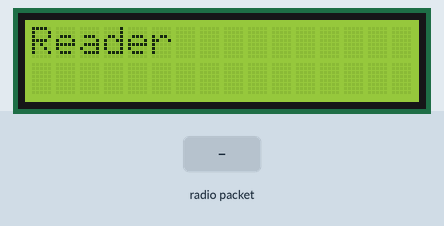
Recording of a sketch running on a simulated Arduino Uno, built with avr-gcc and run on an emulated ATmega328P. Shown: 16×2 character LCD. The test bench sets the inputs (shaded band). No radio packets arrive unless stated; what the sketch prints to the serial monitor is not drawn.

Above: at 1.3 s.
1.4 s: radio packet "1" arrives
At 2.5 s:
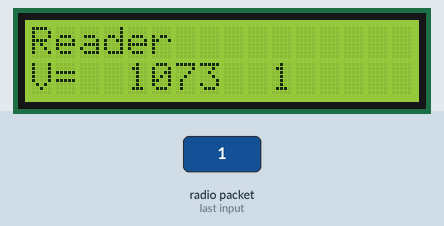
2.9 s: radio packet "0" arrives
At 3.4 s:
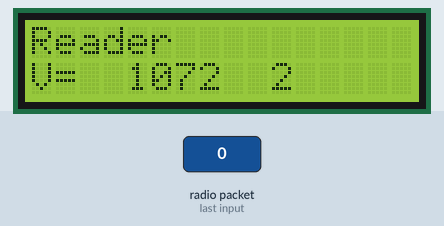
4.4 s: radio packet "2" arrives
At 5.6 s:
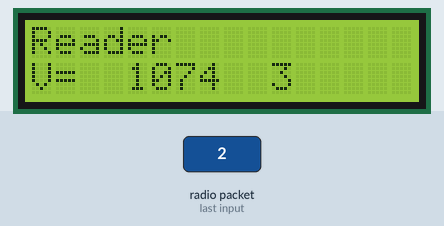
Timing chart, 0 to 7.4 s (numbered marks = the images above; inputs shaded):
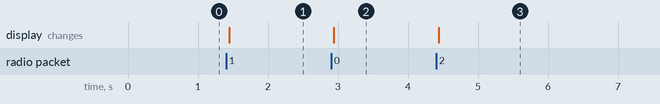

The sketch:

Serveur_lecture_data_315_MHz_13-09-206_ver2.ino
```cpp
/**
 * Exemple de code pour la bibliothèque VirtualWire – Serveur d'envoi de tableau de valeurs
 */

#include <VirtualWire.h>
#include <SoftwareSerial.h>
#include <Wire.h>
#include <LiquidCrystal_I2C.h>

LiquidCrystal_I2C lcd(0x27,16,2);  // set the LCD address to 0x27 for a 16 chars and 2 line display


const int rxpin = 2;           // pin used to receive (not used in this version)
const int txpin = 3;           // pin used to send to LCD
SoftwareSerial serial_lcd(rxpin, txpin); // new serial port on pins 2 and 3


void setup() {
  Serial.begin(9600);
  serial_lcd.begin(9600); //initialize the software serial port also for 9600
  lcd.begin (16,2); //  <<----- My LCD was 16x2

  lcd.init();                      // initialize the lcd

  // Print a message to the LCD.
  lcd.backlight();
  lcd.print("Reader");


  // Initialisation de la bibliothèque VirtualWire
  // Vous pouvez changez les broches RX/TX/PTT avant vw_setup() si nécessaire
  vw_setup(2000);
  vw_rx_start(); // On peut maintenant recevoir des messages

  Serial.println("Go !");
}

int number = 0;

void loop() {
  int valeurs[6];
  byte taille_message = sizeof(valeurs);

  /*
   La variable "taille_message" doit impérativement être remise à
   la taille du tableau avant de pouvoir recevoir un message.
   Le plus simple est d'utiliser une variable locale pour ne pas
   avoir à réassigner la valeur à chaque début de loop().
   */

  // On attend de recevoir un message
  vw_wait_rx();

  if (vw_get_message((byte *) &valeurs, &taille_message)) {
    // On copie le message, qu'il soit corrompu ou non

    Serial.print("[0]=");
    Serial.print(valeurs[0]); // Affiche le message
    Serial.print("-[1]=");
    Serial.print(valeurs[1]);
    Serial.print("-[2]=");
    Serial.print(valeurs[2]);
    Serial.print("-[3]=");
    Serial.print(valeurs[3]);
    Serial.print("-[4]=");
    Serial.print(valeurs[4]);
    Serial.print("-[5]=");
    Serial.println(valeurs[5]);

    serial_lcd.print("The number is ");  // send text to the LCD
    serial_lcd.println(number);    // print the number on the LCD

    number++;   // to the next number

    lcd.setCursor(0, 1);
    lcd.print("V=");
    lcd.setCursor(4, 1);
    lcd.print(valeurs[0]);
    lcd.setCursor(10, 1);
    lcd.print(number);
  }
}
```

Measured:
- after the input at 1.4 s, the display: changes after 0.05 s (image 1)
- after the input at 2.9 s, the display: changes at once (image 2)
- after the input at 4.4 s, the display: changes at once (image 3)
